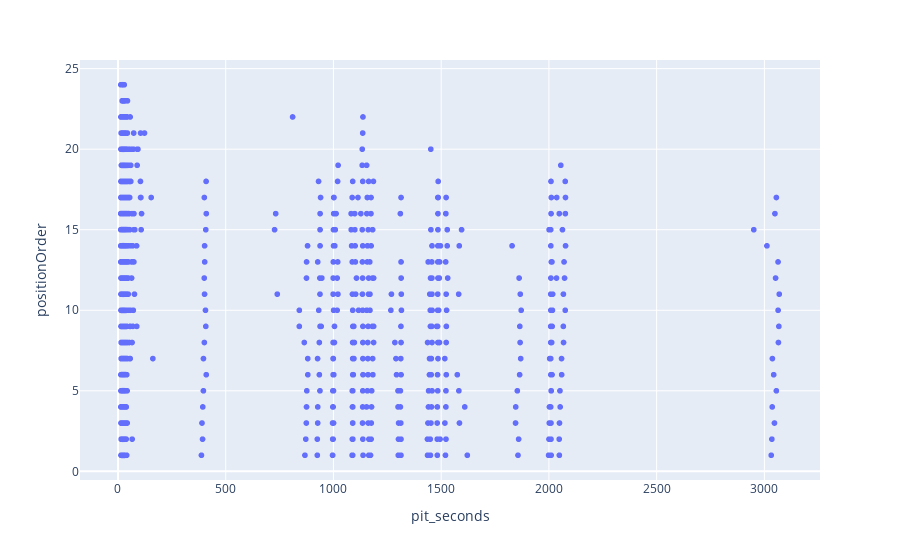

The cell this chart's notebook holds for it:
### Code cell
fig=px.scatter(results_pit_stops,x='pit_seconds',y='positionOrder')
fig.show()

### Figure 1 — Plotly figure (JSON) as saved in the notebook; plotly's stock layout.template omitted (floating-point values rounded to 4 significant figures; data arrays with more than 128 entries replaced by an {"elided": "..."} marker saying what was removed)
{"data": [{"hovertemplate": "pit_seconds=%{x}<br>positionOrder=%{y}<extra></extra>", "legendgroup": "", "marker": {"color": "#636efa", "symbol": "circle"}, "mode": "markers", "name": "", "showlegend": false, "type": "scattergl", "x": {"elided": "10089 float values"}, "xaxis": "x", "y": {"elided": "10089 int values"}, "yaxis": "y"}], "layout": {"legend": {"tracegroupgap": 0}, "margin": {"t": 60}, "xaxis": {"anchor": "y", "domain": [0, 1], "title": {"text": "pit_seconds"}}, "yaxis": {"anchor": "x", "domain": [0, 1], "title": {"text": "positionOrder"}}}}
